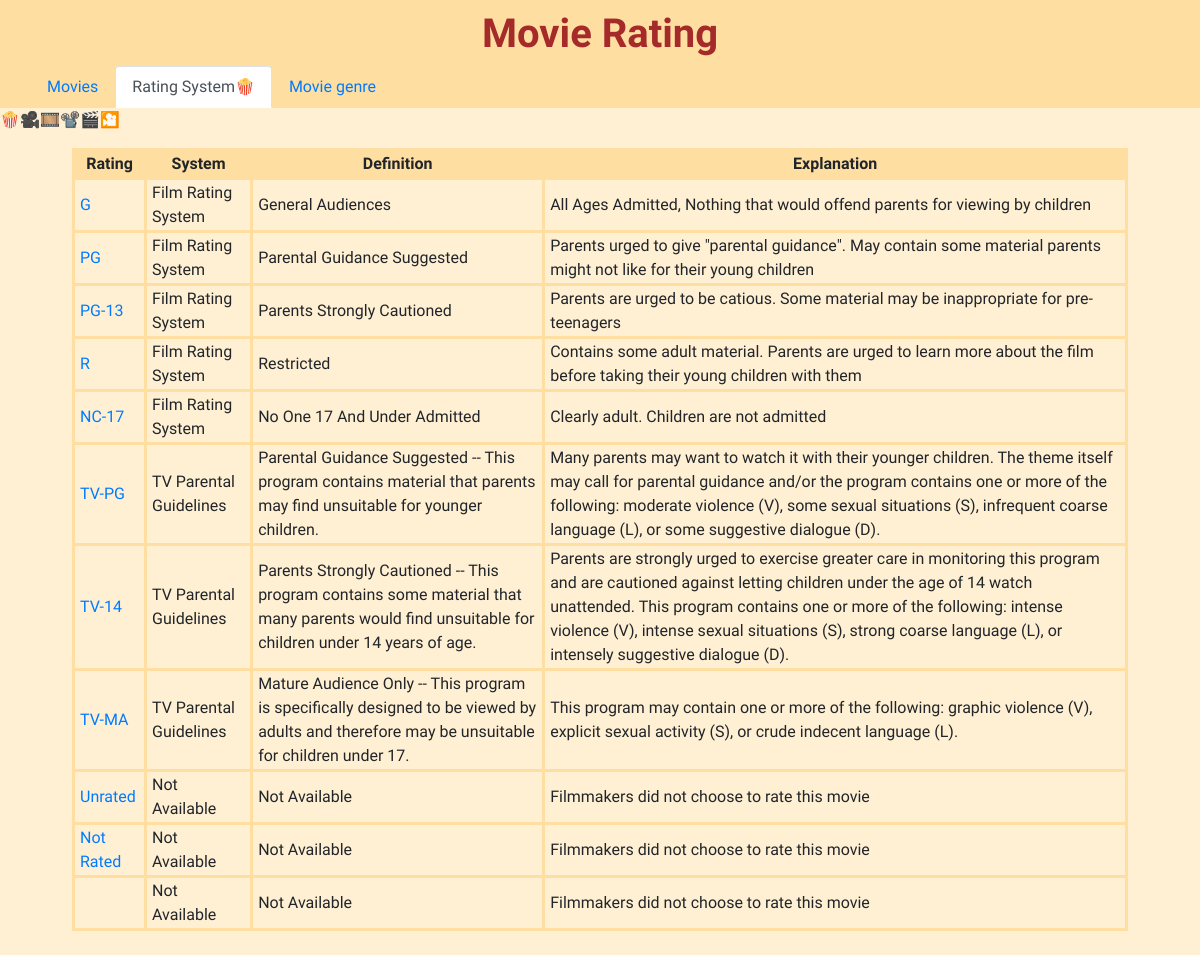
The page /rating on the database its author committed.
### tables this page shows
CREATE TABLE rating (rating TEXT, system TEXT, definition TEXT, explanation TEXT);

### movie.py (the view)
@app.route('/rating')
def rating():
  conn = sqlite3.connect(db_name)
  conn.row_factory = sqlite3.Row
  cur = conn.cursor()
  cur.execute('select * from rating')
  rows = cur.fetchall()
  print(rows)
  conn.close()
  return render_template('rating.html', rows = rows)

### templates/rating.html (shortened to what this page needs)
<!DOCTYPE html>
<html lang="en">
<head>
  <link rel="stylesheet" href="https://maxcdn.bootstrapcdn.com/bootstrap/4.5.2/css/bootstrap.min.css">
  <link rel="stylesheet" type="text/css" href="{{ url_for('static',filename='css/style.css') }}">
</head>
<body>
  <header>
    <div class="sticky-top">
      <h1>Movie Rating</h1>
      <ul class="nav nav-tabs">
        <li class="nav-item">
          <a class="nav-link" href={{url_for('index')}}>Movies</a>
        </li>
        <li class="nav-item">
          <a class="nav-link active" href={{url_for('rating')}}>Rating System🍿</a>
        </li>
        <li class="nav-item">
          <a class="nav-link" href={{url_for('genre')}}>Movie genre</a>
        </li>
      </ul>
    </div>
  </header>
  <p>🍿🎥🎞️📽️🎬🎦</p>
  <div class="content">
    <table class="data_table">
      <tr>
        <th>Rating</th>
        <th>System</th>
        <th>Definition</th>
        <th>Explanation</th>
      </tr>
      {% for row in rows %}
      <tr>
        <td style="width:auto"><a href={{ url_for('rating_movie', rating=row['rating'])}}>{{row['rating']}}</a></td>
        <td>{{row['system']}}</td>
        <td>{{row['definition']}}</td>
        <td>{{row['explanation']}}</td>
      </tr>
      {% endfor %}
    </table>
  </div>
</body>
</html>

### static/css/style.css (style rules this page uses)
body { background-color: rgb(255, 240, 212); width: 100%; font-family: 'Shantell Sans', cursive; }
.sticky-top { background-color: rgb(255, 222, 161); padding-top: 10px; padding-left: 30px; padding-right: 30px; }
.sticky-top h1 { color: brown; text-align: center; font-weight: bold; font-family: 'Shantell Sans', cursive; }
.content { padding-left: 6%; padding-right: 6%; padding-bottom: 2%; }
table, th, td { border: 3px solid rgb(255, 222, 161); border-collapse: collapse; padding-left: 5px; padding-right: 5px; }
th { text-align: center; background-color: rgb(255, 222, 161); }

### rows shown on the page
rating: rating "G", system "Film Rating System", definition "General Audiences", explanation "All Ages Admitted, Nothing that would offend parents for viewing by children"
rating: rating "PG", system "Film Rating System", definition "Parental Guidance Suggested", explanation "Parents urged to give \"parental guidance\". May contain some material parents might not like for their young children"
rating: rating "PG-13", system "Film Rating System", definition "Parents Strongly Cautioned", explanation "Parents are urged to be catious. Some material may be inappropriate for pre-teenagers"
rating: rating "R", system "Film Rating System", definition "Restricted", explanation "Contains some adult material. Parents are urged to learn more about the film before taking their young children with them"
rating: rating "NC-17", system "Film Rating System", definition "No One 17 And Under Admitted", explanation "Clearly adult. Children are not admitted"
rating: rating "TV-PG", system "TV Parental Guidelines", definition "Parental Guidance Suggested -- This program contains material that parents may find unsuitable for younger children.", explanation "Many parents may want to watch it with their younger children. The theme itself may call for parental guidance and/or the program contains one or more of the following: moderate violence (V), some sexual situations (S), infrequent coarse language (L), or some suggestive dialogue (D)."
rating: rating "TV-14", system "TV Parental Guidelines", definition "Parents Strongly Cautioned -- This program contains some material that many parents would find unsuitable for children under 14 years of age.", explanation "Parents are strongly urged to exercise greater care in monitoring this program and are cautioned against letting children under the age of 14 watch unattended. This program contains one or more of the following: intense violence (V), intense sexual situations (S), strong coarse language (L), or intensely suggestive dialogue (D)."
rating: rating "TV-MA", system "TV Parental Guidelines", definition "Mature Audience Only -- This program is specifically designed to be viewed by adults and therefore may be unsuitable for children under 17.", explanation "This program may contain one or more of the following: graphic violence (V), explicit sexual activity (S), or crude indecent language (L)."
rating: rating "Unrated", system "Not Available", definition "Not Available", explanation "Filmmakers did not choose to rate this movie"
rating: rating "Not Rated", system "Not Available", definition "Not Available", explanation "Filmmakers did not choose to rate this movie"
rating: system "Not Available", definition "Not Available", explanation "Filmmakers did not choose to rate this movie"
